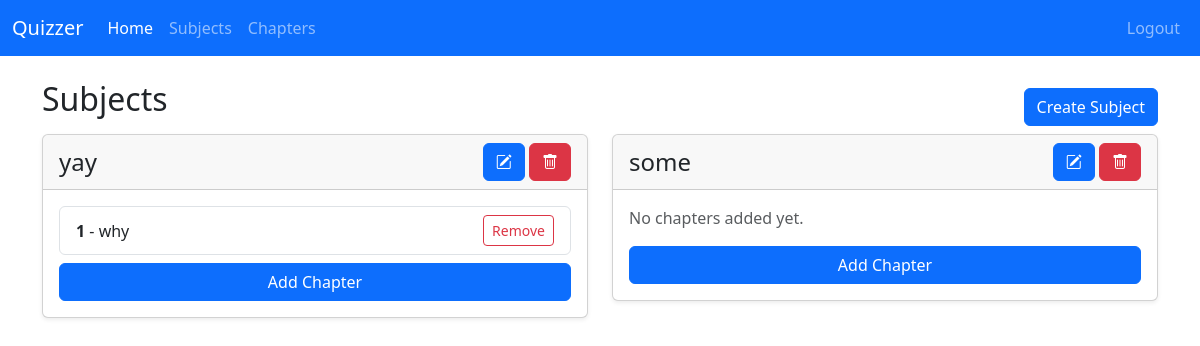
Page /admin/ (signed in) on the earlier database version.
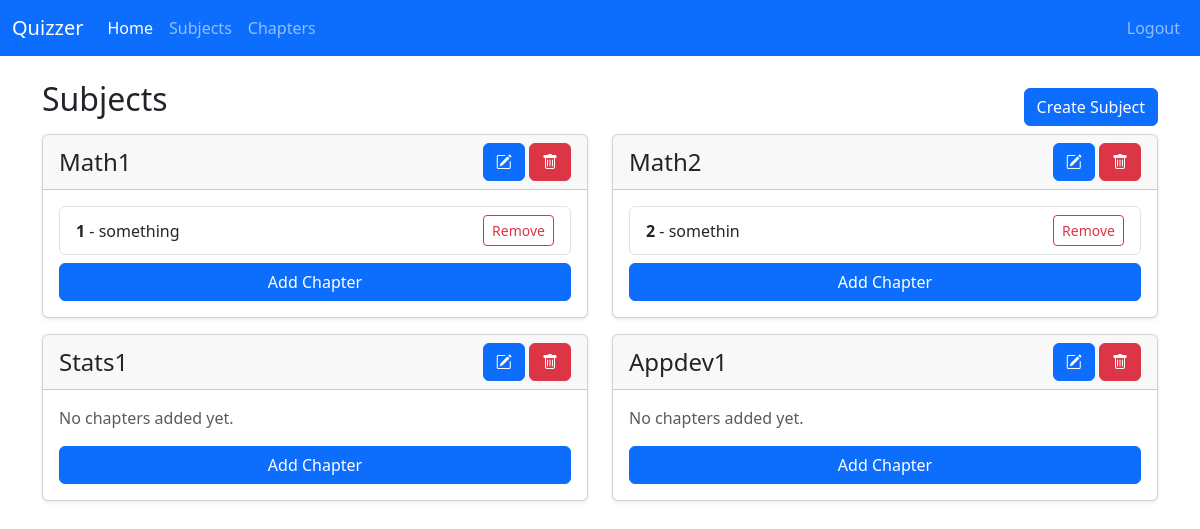
Same page on the later database version.
### models/models.py (models this page shows)
class Subject(db.Model):
    subject_id: Mapped[id_pk]
    subject_name: Mapped[str]
    description: Mapped[str]
    chapters: Mapped[List["Chapter"]] = relationship(
        back_populates="subject", cascade="all,delete-orphan"
    )

class Chapter(db.Model):
    subject_id: Mapped[int] = mapped_column(ForeignKey("subject.subject_id"))
    chapter_id: Mapped[id_pk]
    chapter_name: Mapped[str]
    description: Mapped[str]
    subject: Mapped["Subject"] = relationship(back_populates="chapters")
    quizzes: Mapped[List["Quiz"]] = relationship(back_populates="chapter")

### routes/admin_routes.py (the view)
@admin_bp.route("/", methods=["GET"])
def admin_home():
    subject_form = SubjectForm()
    chapter_form = ChapterForm()
    if request.method == "GET":
        subjects = session.scalars(select(Subject)).all()
        return render_template(
            "admin/home.html",
            subjects=subjects,
            subject_form=subject_form,
            chapter_form=chapter_form,
        )

### app.py (called while the page is built)
@app.template_global()
def is_active(page_name):  # small function to make the nav_bar code better
    return "active" if request.endpoint == page_name else ""

### routes/__init__.py (called while the page is built)
def init_login_manager(app):
    login_manager = LoginManager()
    login_manager.init_app(app)
    login_manager.login_view = "auth.login"  # goes to the login() function in auth_bp
    @login_manager.user_loader
    def load_user(user_id):
        return db.session.scalar(select(User).where(User.user_id == user_id))

### routes/admin_routes.py (called while the page is built)
@admin_bp.before_request
def require_admin():
    if not current_user.is_authenticated or current_user.username != "admin":
        return current_app.login_manager.unauthorized()

### templates/admin/home.html (shortened to what this page needs)
{% extends "base.html" %}
{% block body %}
{% include "admin/nav.html" %}
<div class="container mt-4">
  <div class="card-header d-flex justify-content-between align-items-center">
    <h2 class="mb-3">Subjects</h2>
    <button type="button" class="btn btn-primary" data-bs-toggle="modal" data-bs-target="#createSubjectModal">
      Create Subject
    </button>
  </div>
<div class="row row-cols-1 row-cols-md-2">
  {% for subject in subjects %}
  <div class="col">
    <div class="card mb-3 shadow-sm">
      <div class="card-header d-flex justify-content-between align-items-center">
        <h4 class="mb-0">{{ subject.subject_name }}</h4>
        <div>
          <button
            class="btn btn-primary"
            onclick="editSubject({{ subject.subject_id }}, {{ subject.subject_name}})"
          >
            <i class="bi bi-pencil-square"></i>
          </button>
          <button
            class="btn btn-danger btn"
            onclick="handleDelete('{{ url_for('admin.delete_subject', subject_id=subject.subject_id) }}')"
          >
            <i class="bi bi-trash"></i>
          </button>
        </div>
      </div>
      <div class="card-body">
        {% if subject.chapters %}
        <ul class="list-group">
          {% for chapter in subject.chapters %}
          <li
            class="list-group-item d-flex justify-content-between align-items-center"
          >
            <span>
              <strong>{{ chapter.chapter_id }}</strong> - {{ chapter.chapter_name }}
            </span>
            <button
              class="btn btn-outline-danger btn-sm"
              onclick="deleteChapter({{ chapter.id }})"
            >
              Remove
            </button>
          </li>
          {% endfor %}
        </ul>
        {% else %}
        <p class="text-muted">No chapters added yet.</p>
        {% endif %}
        <div class="mt-2 d-grid gap-1">
        <button
          type="button"
          class="btn btn-primary"
          data-bs-toggle="modal"
          data-bs-target="#createChapterModal"
          onclick="updateModalFormAction({{ subject.subject_id }}, 'createChapterModal')"
        >
          Add Chapter
        </button>
        </div>
      </div>
    </div>
  </div>
  {% endfor %}
</div>
{% import "macros.html" as macros %} {{ macros.modal_form("createSubjectModal",
{% endblock %}

### templates/base.html (shortened to what this page needs)
<!doctype html>
<html lang="en">
  <head>
    <link href="https://cdn.jsdelivr.net/npm/bootstrap@5.3.0/dist/css/bootstrap.min.css" rel="stylesheet">
  </head>
  <body>
    {% block body %} {% endblock %}
    <link rel="stylesheet" href="https://cdn.jsdelivr.net/npm/bootstrap-icons@1.5.0/font/bootstrap-icons.css">
  </body>
</html>

### templates/admin/nav.html (shortened to what this page needs)
<nav class="navbar navbar-expand-lg bg-primary" data-bs-theme="dark">
  <div class="container-fluid">
    <a class="navbar-brand" href="#">Quizzer</a>
    <div class="collapse navbar-collapse" id="navbarColor01">
      <ul class="navbar-nav me-auto">
        <li class="nav-item">
          <a
            class="nav-link {{ is_active('admin.admin_home') }}"
            href="{{ url_for('admin.admin_home') }}"
            >Home</a
          >
        </li>
        <li class="nav-item">
          <a class="nav-link">Subjects</a>
        </li>
        <li class="nav-item">
          <a class="nav-link">Chapters</a>
        </li>
      </ul>
      <ul class="navbar-nav">
        <li class="nav-item">
          <a class="nav-link" href="{{url_for('auth.logout')}}"> Logout </a>
        </li>
      </ul>
    </div>
  </div>
</nav>

Differences in the rows shown:
removed Subject: subject_name "yay", Chapter (chapter_id "1", chapter_name "why")
removed Subject: subject_name "some", shows "No chapters added yet."
added Subject: subject_name "Math1", Chapter (chapter_id "1", chapter_name "something")
added Subject: subject_name "Math2"
added Chapter: chapter_id "2", chapter_name "somethin", shown under "Math2"
added Subject: subject_name "Stats1", shows "No chapters added yet."
added Subject: subject_name "Appdev1", shows "No chapters added yet."
